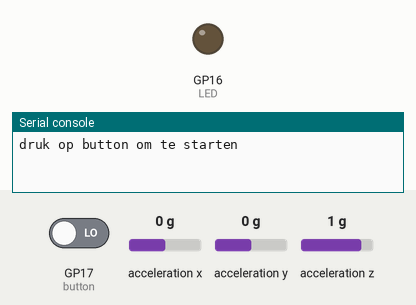
This program was run on a simulated Raspberry Pi Pico running MicroPython. Shown: output pins drawn as LEDs (lit = HIGH), the last lines printed to the serial console. The test bench sets the inputs (shaded band); at power-on: GP17 (button) LOW, acceleration x 0 g, acceleration y 0 g, acceleration z 1 g. Files the program writes start out absent.

Above: at 1.2 s.
1.3 s: GP17 (button) driven HIGH
At 6.3 s:
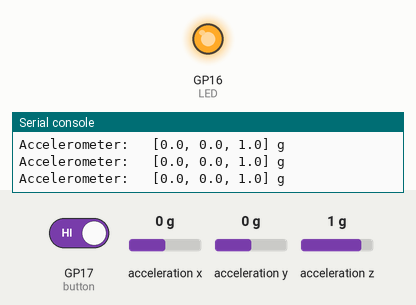
7.3 s: GP17 (button) driven LOW
At 7.6 s:
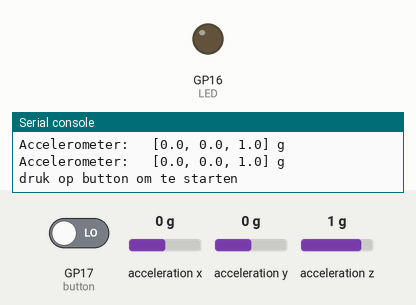
Timing chart, 0 to 10.3 s (numbered marks = the images above; inputs shaded):
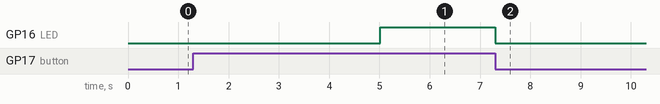

The program:

MPU6050data.py
```python
#import PIN and I2C from machine library
from machine import Pin, I2C
import utime
import time

#Define I2C bus
i2c = I2C(0, sda=machine.Pin(0), scl=machine.Pin(1))

#Device address on the I2C bus
MPU6050_ADDR = 0x68

#PWR_MGMT_1 memory address
MPU6050_PWR_MGMT_1 = 0x6B

#Accelerometer and Gyroscope's high and low register for each axis
MPU6050_ACCEL_XOUT_H = 0x3B
MPU6050_ACCEL_XOUT_L = 0x3C
MPU6050_ACCEL_YOUT_H = 0x3D
MPU6050_ACCEL_YOUT_L = 0x3E
MPU6050_ACCEL_ZOUT_H = 0x3F
MPU6050_ACCEL_ZOUT_L = 0x40
MPU6050_GYRO_XOUT_H = 0x43
MPU6050_GYRO_XOUT_L = 0x44
MPU6050_GYRO_YOUT_H = 0x45
MPU6050_GYRO_YOUT_L = 0x46
MPU6050_GYRO_ZOUT_H = 0x47
MPU6050_GYRO_ZOUT_L = 0x48

#Accelerometer's LSB/g (least significant bits per gravitational force) sensitivity
MPU6050_LSBG = 16384.0

#Set all bits in the PWR_MGMT_1 register to 0
def mpu6050_init(i2c):
    i2c.writeto_mem(MPU6050_ADDR, MPU6050_PWR_MGMT_1, bytes([0]))

def combine_register_values(h, l):
    if not h[0] & 0x80:
        return h[0] << 8 | l[0]
    return -((h[0] ^ 255) << 8) |  (l[0] ^ 255) + 1

#Get Accelerometer values
def mpu6050_get_accel(i2c):
    accel_x_h = i2c.readfrom_mem(MPU6050_ADDR, MPU6050_ACCEL_XOUT_H, 1)
    accel_x_l = i2c.readfrom_mem(MPU6050_ADDR, MPU6050_ACCEL_XOUT_L, 1)
    accel_y_h = i2c.readfrom_mem(MPU6050_ADDR, MPU6050_ACCEL_YOUT_H, 1)
    accel_y_l = i2c.readfrom_mem(MPU6050_ADDR, MPU6050_ACCEL_YOUT_L, 1)
    accel_z_h = i2c.readfrom_mem(MPU6050_ADDR, MPU6050_ACCEL_ZOUT_H, 1)
    accel_z_l = i2c.readfrom_mem(MPU6050_ADDR, MPU6050_ACCEL_ZOUT_L, 1)

    return [combine_register_values(accel_x_h, accel_x_l) / MPU6050_LSBG,
            combine_register_values(accel_y_h, accel_y_l) / MPU6050_LSBG,
            combine_register_values(accel_z_h, accel_z_l) / MPU6050_LSBG]

if __name__ == "__main__":
    i2c = I2C(0, sda=machine.Pin(0), scl=machine.Pin(1))
    mpu6050_init(i2c)


# Knop, om meting te starten (ingedrukt houden)

LED = machine.Pin(16, machine.Pin.OUT)
button = Pin(17, machine.Pin.IN,machine.Pin.PULL_DOWN)
file = open("Gkrachten.txt", "w")

while True:
    if button.value() == 1:
        print("Accelerometer:\t", mpu6050_get_accel(i2c), "g") #Print Accelerometer values (X,Y,Z)
        utime.sleep(0.01)
        LED.value(1)
        file.write(str(mpu6050_get_accel(i2c)) + "\n")
        file.flush()
    else:
        print("druk op button om te starten")
        LED.value(0)
        utime.sleep(5)
```

Measured:
- after the input at 1.3 s, GP16 (LED): LOW → HIGH after 3.7 s
- after the input at 7.3 s, GP16 (LED): HIGH → LOW at once
